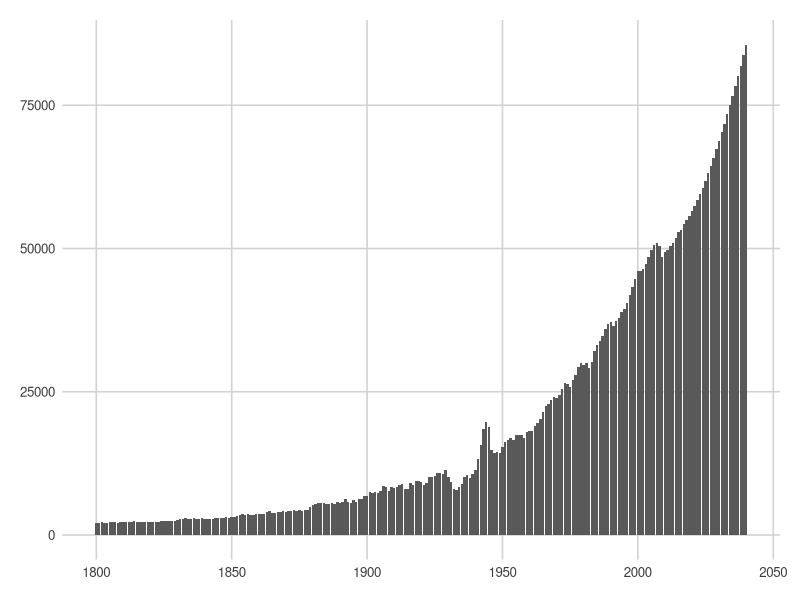
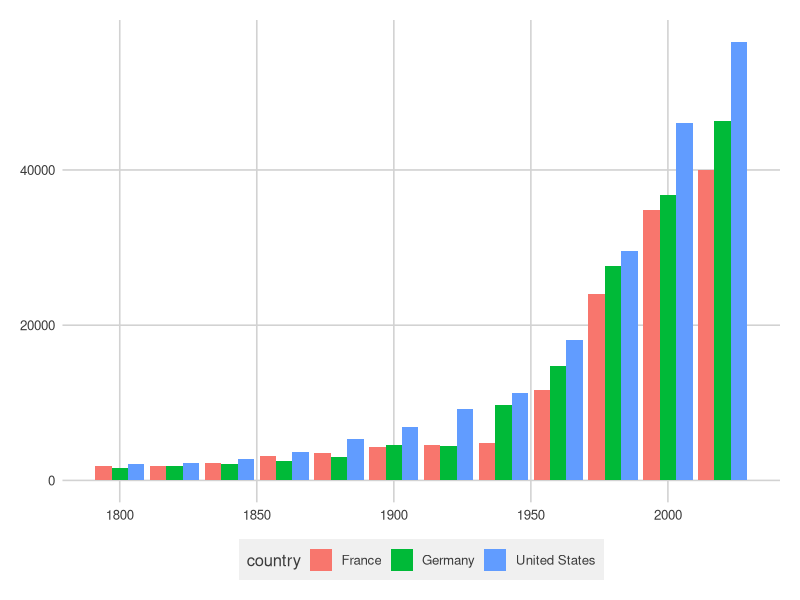
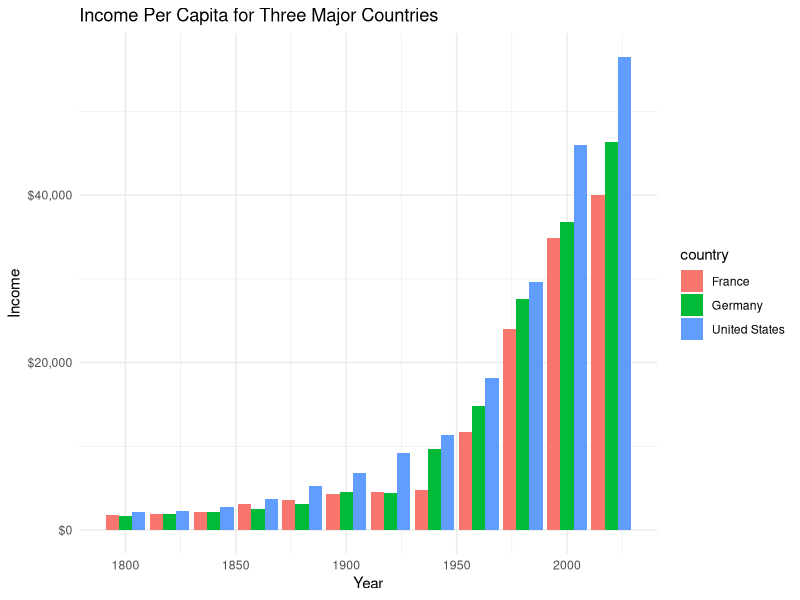
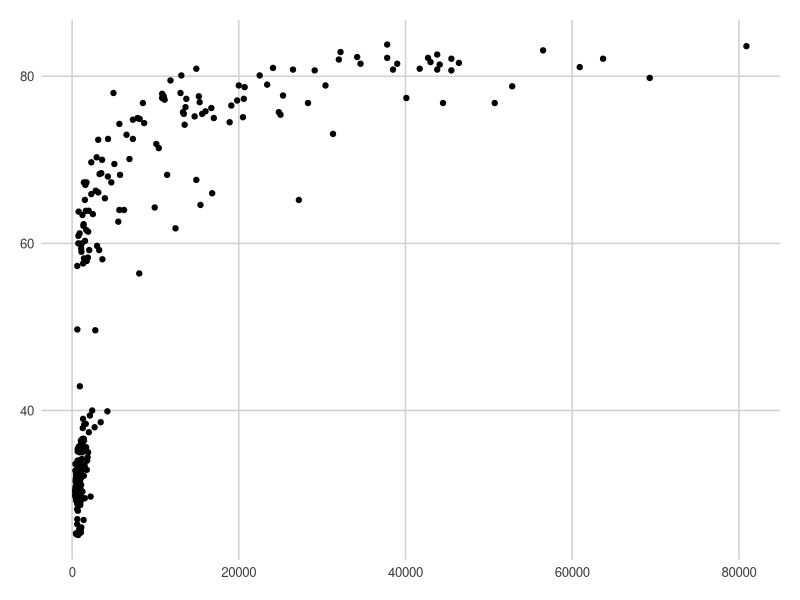
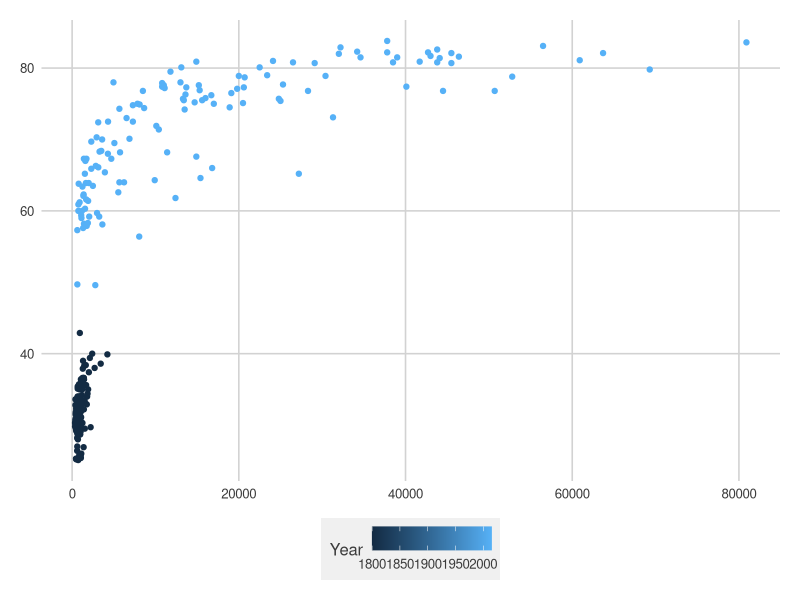
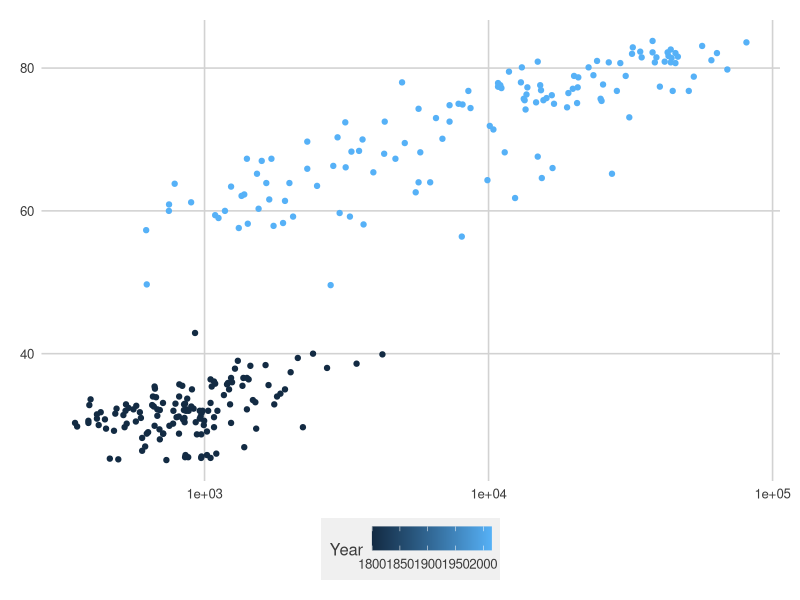
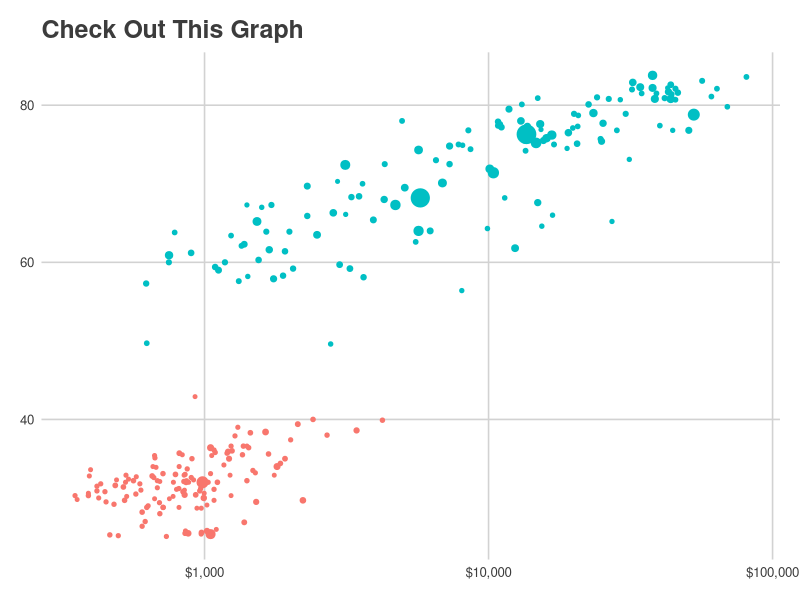
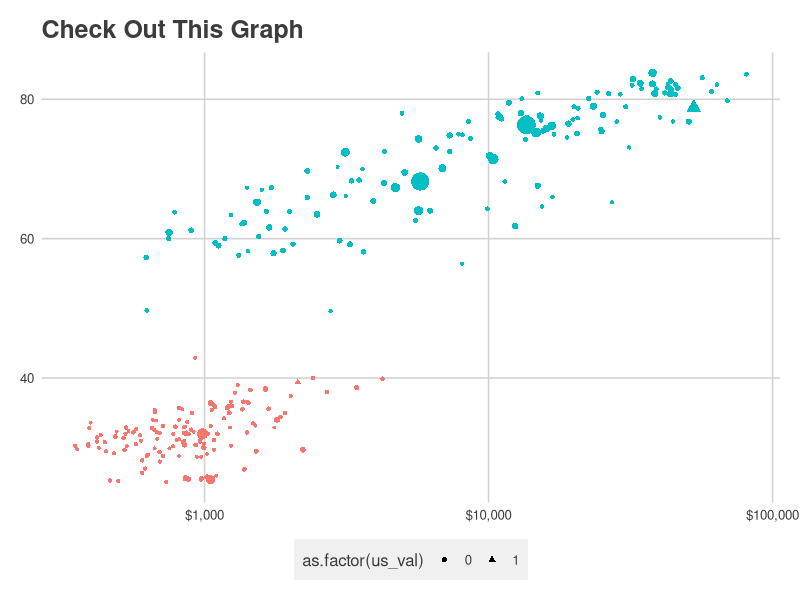

Reproduce these figures in R, in order.
## ---- chunk 1
knitr::opts_chunk$set(echo = TRUE)
library(tidyverse)
library(ggthemes)
theme_set(theme_fivethirtyeight())
theme_update(panel.background = element_rect(fill = "transparent", colour = NA),
             plot.background = element_rect(fill = "transparent", colour = NA))
gapminder_IncomePerCap <- read.csv("../data/income_per_person.csv")
gap <- read.csv2("../data/gapminder.csv")
## ---- chunk 2
str(gapminder_IncomePerCap)
## ---- chunk 3
# let's look at the first 4 observations with the first 5 columns
gapminder_IncomePerCap[1:4, 1:5] 
## ---- chunk 4
# install.packages("tidyverse") - I already have this installed so no need to do it here. 
# load the library as so:
library(tidyverse)

# Now, we 'pivot' our data longer
# Keep in mind, we want our years to be their own variable, 'years', and our values 'income'
# Also notice that all the years begin with "X" - we can use that to our advantage
tidy_df <- gapminder_IncomePerCap %>% 
  pivot_longer(cols = starts_with("X"), names_to = "year", values_to = "income")
## ---- chunk 5
# Normally, we wouldn't want to store the df in the same name.
tidy_df <- tidy_df %>% 
  # let's mutate the year column
  # First, remove the "X" from our years
  mutate(year = str_replace(year, pattern = "X", replacement = ""),
         # next, turn our character to numeric (technically 'double')
         year = as.numeric(year))
## ---- chunk 6
us_data <- tidy_df %>% filter(country == "United States")
## ---- chunk 7
# first, supply the data frame to ggplot()
ggplot(us_data) +
  # we want bars so... geom_bar() gives us that geometry
  # now, we want specify the y axis to be income and x is year
  # we put these in the aes() comman (for aesthetics)
  geom_bar(aes(x = year, y = income), stat = "identity")
## ---- chunk 8
top_three <- tidy_df %>% 
  # %in% is convenient function for selecting multiple matching items from a vector
  filter(country %in% c("United States", "Germany", "France"),
         year %in% c(seq.int(from = 1800, to = 2020, by = 20)))

# now we plot
ggplot(top_three) +
  # using geom_bar again
  # now we add two arguments - fill, which tells us to color the bars by country
  # position (I prefer "dodge" - the default is "stack")
  geom_bar(aes(x = year, y = income, fill = country), stat = "identity", position = "dodge")

## ---- chunk 9
# load ggthemes
library(ggthemes)
# Use the same graph
ggplot(top_three) +
  geom_bar(aes(x = year, y = income, fill = country), stat = "identity", position = "dodge") +
  # now add a theme (scroll through and pick your favorite.. I really like the minimal one)
  # these themes are specified as theme_* - try several out!
  theme_minimal() +
  # now add your labels
  labs(
    x = "Year",
    y = "Income",
    title = "Income Per Capita for Three Major Countries"
  ) +
  # there are several ways to do this.. I use the scales package
  # scales can do a lot for your axes. Check it out:
  scale_y_continuous(labels = scales::dollar)
## ---- chunk 10
str(gap)
## ---- chunk 11
gap_selected_years <- gap %>%
  filter(Year %in% c(1800, 2015))
## ---- chunk 12
ggplot(gap_selected_years) +
  geom_point(aes(x = GDP_per_capita, y = life_expectancy))

## ---- chunk 13
ggplot(gap_selected_years) + 
  geom_point(aes(x = GDP_per_capita, y = life_expectancy, color = Year))
## ---- chunk 14
ggplot(gap_selected_years) + 
  geom_point(aes(x = GDP_per_capita, y = life_expectancy, color = Year)) +
  # we can just add a scale to the x axis (there are many of these - check them out!)
  scale_x_log10()
## ---- chunk 15
ggplot(gap_selected_years) + 
  # let's add the `size` argument to our aesthetics
  geom_point(aes(x = GDP_per_capita, y = life_expectancy, color = as.factor(Year), size = population)) +
  # fix our log scale (make them dollars)
  scale_x_log10(labels = scales::dollar) +
  # let's get rid of the legends for now...
  guides(size = FALSE, color = FALSE) +
  # and add a theme
  #theme_minimal() +
  # and labels
  labs(
    y = "Life Expectancy",
    x = "GDP Per Capita",
    title = "Check Out This Graph"
  )
## ---- chunk 16
# create a new data frame with a column indicated whether the value is for US or not
gselect_us <- gap_selected_years %>% 
  mutate(us_val = ifelse(country == "United States", 1, 0))


ggplot(gselect_us) + 
  # let's add the "shape" argument to our aesthetics
  geom_point(aes(x = GDP_per_capita, y = life_expectancy, color = as.factor(Year), size = population,
                 shape = as.factor(us_val))) +
  # fix our log scale (make them dollars)
  scale_x_log10(labels = scales::dollar) +
  # let's get rid of the legends for now...
  guides(size = FALSE, color = FALSE) +
  # and add a theme
  #theme_minimal() +
  # and labels
  labs(
    y = "Life Expectancy",
    x = "GDP Per Capita",
    title = "Check Out This Graph"
  )
## ---- chunk 17
child_mort_cutoff_data <- gselect_us %>% 
  # we are really just interested in the 2015 year... 
  group_by(Year) %>% 
  # this will give a column to compare child mortality to
  mutate(avg_mort = mean(child_mortality),
         # make a comlumn getting 1 if the avg is greater or 0 if not
         compare = ifelse(child_mortality > avg_mort, 1, 0),
         # hardcoding compare to be 0 if the year is not 2015
         compare = ifelse(Year == 1800, 0, compare)) %>% 
  ungroup() %>% 
  group_by(country) %>% 
  # telling R that the country should get 1 for both dates if it was 1 for 2015
  mutate(compare = max(compare),
         compare = ifelse(compare == 1, "Above Avg. Child Mortality", "At or Under Avg. Child Mortality"))


# Now let us plot it again...
ggplot(child_mort_cutoff_data) + 
  # let's add the `shape` argument to our aesthetics
  geom_point(aes(x = GDP_per_capita, y = life_expectancy, color = as.factor(Year), size = population,
                 shape = as.factor(us_val))) +
  # fix our log scale (make them dollars)
  scale_x_log10(labels = scales::dollar) +
  # let's get rid of the legends for now...
  guides(size = FALSE, color = FALSE, shape = FALSE) +
  # and add a theme
  #theme_minimal() +
  # and labels
  labs(
    y = "Life Expectancy",
    x = "GDP Per Capita",
    title = "Change in GDP and Life Expectancy",
    subtitle = "from 1800 to 2015, separated by groups at or above average child mortality"
  ) +
  # now, we add "facets" to group the data into different panes
  # we will use our 'compare' variable for that.
  facet_grid(~compare) 
